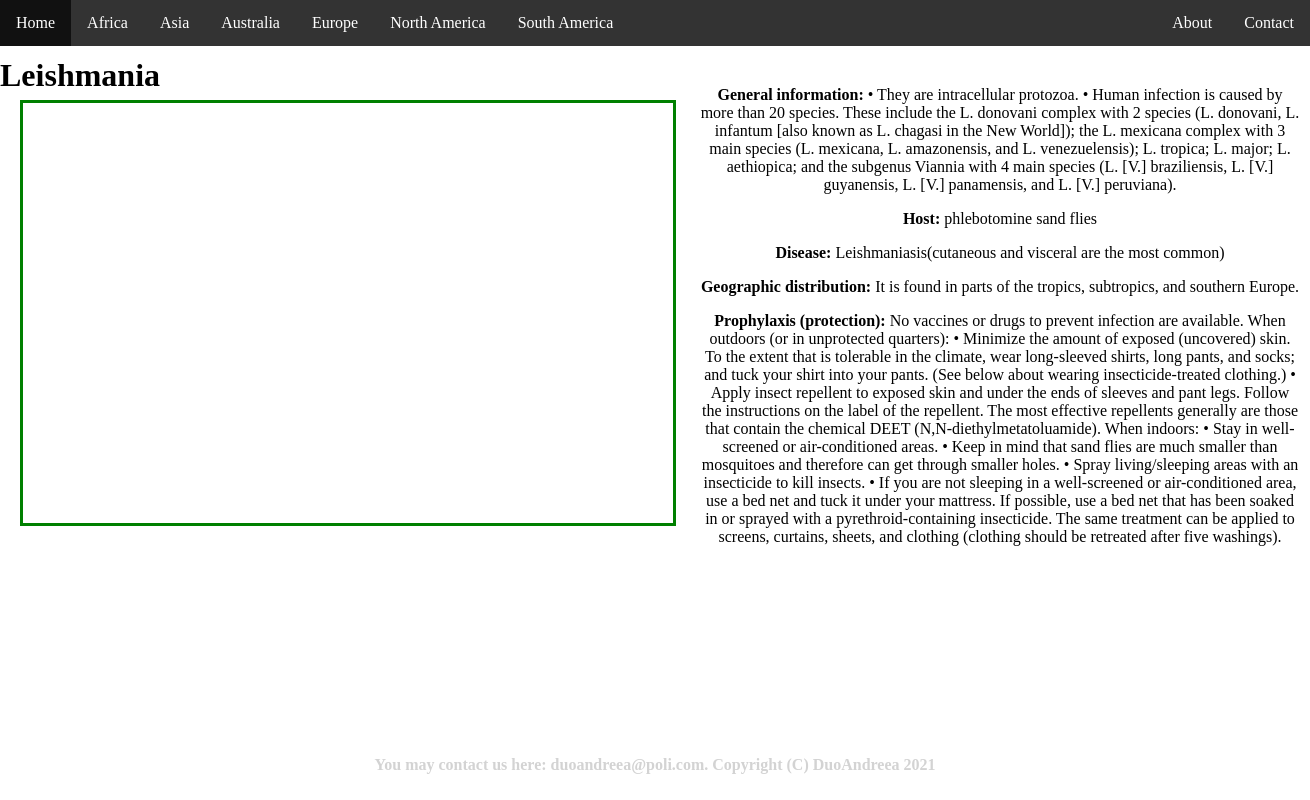
Page /Leishmania/ on the committed database.
### parasiteMaps/models.py (models this page shows, shortened)
class Parasite(models.Model):
    name = models.CharField(max_length=40, default=None)
    general_info = models.CharField(max_length=600)
    host = models.CharField(max_length=150)
    disease = models.CharField(max_length=65)
    geographic_distribution = models.CharField(max_length=400)
    prophylaxis = models.CharField(max_length=2100)

### parasiteMaps/views.py (the view)
# urls.py: re_path(r'Leishmania/',views.leishmania_map,name='leishmania-page'),
def leishmania_map(request):
    mapbox_access_token = 'pk.my_mapbox_access_token'
    parasite = Parasite.objects.get(name='Leishmania')
    return render(request, 'leishmania.html',{ 'mapbox_access_token': mapbox_access_token, 'parasite': parasite })

### parasiteMaps/templates/leishmania.html (shortened to what this page needs)
<!DOCTYPE html>
<html lang="en">
<head>
    <link href='https://api.mapbox.com/mapbox-gl-js/v1.12.0/mapbox-gl.css' rel='stylesheet' />
</head>
<body>
<br><br>
<h1>Leishmania</h1>
<div id="menu">
    <nav>
<ul class="nav">
    <li><a href="{% url 'default-page' %}" methods="POST">Home</a></li>
    <li><a href="#africa" >Africa</a>
    </li>
    <li><a href="#asia" >Asia</a>
    </li>
    <li><a href="#australia" >Australia</a></li>
    <li><a href="#europe" >Europe</a>
    </li>
    <li><a href="#namerica" >North America</a></li>
    <li><a href="#samerica" >South America</a>
    </li>
   <li style="float: right;"><a href="#contact">Contact</a>
    </li>
    <li style="float: right;"><a href="#about">About</a>
    </li>
</ul>
    </nav>
</div>
<div id='map' width="630" height="400" style="width:630px; height:400px; float: left; margin-left: 20px; top: 100px; border: 3px solid green; padding: 10px;">
</div>
<div id="text">
    <p><strong>General information: </strong>{{ parasite.general_info }} </p>
    <p><strong>Host: </strong> {{ parasite.host }} </p>
    <p><strong>Disease: </strong> {{ parasite.disease }} </p>
    <p><strong>Geographic distribution: </strong> {{ parasite.geographic_distribution }} </p>
    <p><strong>Prophylaxis (protection): </strong> {{ parasite.prophylaxis }} </p>
</div>
<div style="position: absolute; left: 50%;transform: translateX(-50%); bottom: 5px; color: #d3d3d3; text-align: center;">
        <h4>You may contact us here: duoandreea@poli.com. Copyright (C) DuoAndreea 2021</h4>
    </div>
</body>
</html>

### parasiteMaps/templates/leishmania.html (style rules this page uses)
body { margin:0; }
ul { list-style-type: none; margin: 0; padding: 0; overflow: hidden; background-color: #333; position: fixed; top: 0; width: 100%; }
li { float: left; }
li a { display: block; color: white; text-align: center; padding: 14px 16px; text-decoration: none; }
#map { position: absolute; top: 0; bottom: 0; margin-left: 10px; }
#text { position: absolute; left: 700px; margin-right: 50px; top: 70px; width: 600px; height: 340px; text-align: center; }

### rows in the picture
Parasite: general_info "• They are intracellular protozoa. • Human infection is caused by more than 20 species. These include the L. donovani complex with 2 species (L. donovani, L. infantum [also known as L. chagasi in the New World]); the L. mexicana complex with 3 main species (L. mexicana, L. amazonensis, and L. venezuelensis); L. tropica; L. major; L. aethiopica; and the subgenus Viannia with 4 main species (L. [V.] braziliensis, L. [V.] guyanensis, L. [V.] panamensis, and L. [V.] peruviana).", host "phlebotomine sand flies", disease "Leishmaniasis(cutaneous and visceral are the most common)", geographic_distribution "It is found in parts of the tropics, subtropics, and southern Europe.", prophylaxis "No vaccines or drugs to prevent infection are available. When outdoors (or in unprotected quarters): • Minimize the amount of exposed (uncovered) skin. To the extent that is tolerable in the climate, wear long-sleeved shirts, long pants, and socks; and tuck your shirt into your pants. (See below about wearing insecticide-treated clothing.) • Apply insect repellent to exposed skin and under the ends of sleeves and pant legs. Follow the instructions on the label of the repellent. The most effective repellents generally are those that contain the chemical DEET (N,N-diethylmetatoluamide). When indoors: • Stay in well-screened or air-conditioned areas. • Keep in mind that sand flies are much…"
